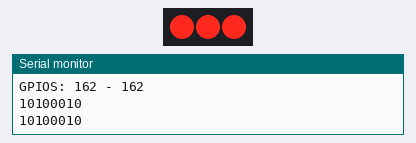
Simulated run of this sketch. Board: Arduino Uno, built with avr-gcc and run on an emulated ATmega328P. Parts: 3 port-expander outputs drawn as a row of LEDs (first output left, lit = HIGH), the last lines printed to the serial monitor. Wiring (inferred from the names in the program): MCP23008 port expander at I2C address 0x20. Wiring (inferred from the signals the program sends): row of LEDs: on Q1, Q5, Q7.

Above: at 3.0 s.
At 4.5 s:
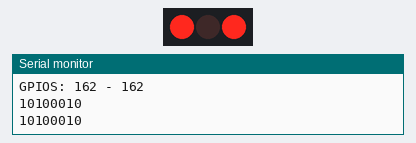
At 5.5 s:
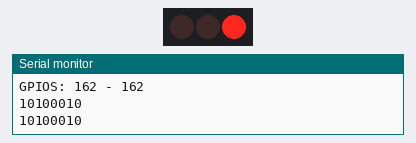
At 7.2 s:
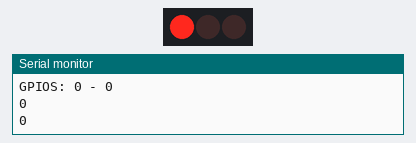
At 7.7 s:
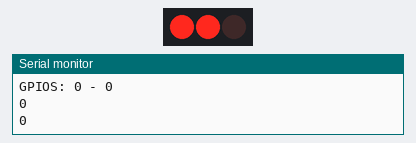
At 10.0 s:
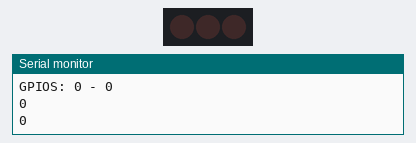
Timing chart, 0 to 12.4 s (numbered marks = the images above):
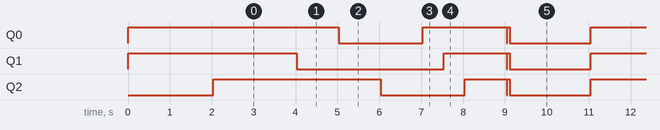

Measured:
- by itself, everything shown: repeats every 9.0 s, in 10 steps

The sketch:

mcp23008.ino
```cpp
#include "mcp23008.h"


char sBuffer[80];

MCP mcp;


void setup() {

  Serial.begin(9600); // The baudrate of Serial monitor is set in 9600
  while (!Serial); // Waiting for Serial Monitor

  mcp.setup(0x20);
  mcp.turnGpioOn(1);
  mcp.turnGpioOn(5);

  showGpios();
  delay(2000);

  mcp.turnGpioOff(5);

  showGpios();

}

void showGpios() {
  Serial.println("\n*************\n");
  sprintf(sBuffer,"\nGPIOS: %d - %d\n", mcp.getGPIOS(), mcp.getRegister(REG_GPIO)) ;
  Serial.print(sBuffer);
  Serial.println(mcp.getGPIOS(),BIN);
  Serial.println(mcp.getRegister(REG_GPIO),BIN);
}

void loop() {

  mcp.turnGpioOn(1);
  mcp.turnGpioOn(5);
  mcp.turnGpioOn(7);
  showGpios();
  delay(2000);
  mcp.turnGpioOff(5);
  delay(1000);
  mcp.turnGpioOff(1);
  delay(1000);
  mcp.turnGpioOff(7);
  showGpios();
  delay(1000);
  mcp.turnGpioOn(1);
  delay(500);
  mcp.turnGpioOn(5);
  delay(500);
  mcp.turnGpioOn(7);
  showGpios();
  delay(1000);
  mcp.turnGpioOff(1);
  mcp.turnGpioOff(5);
  mcp.turnGpioOff(7);
  showGpios();
  delay(2000);
}
```

mcp23008.cpp
```cpp
#include "mcp23008.h"

#include <Wire.h>

/**
 * @brief Starts the MCP23008
 *
 * @param i2c I2C address (0x20 ~ 0x27) - default 0x20
 * @param io  If GPIO_OUTPUT (0), all  GPIO PINS will configured to output
 *            If GPIO_INPUT  (255), all GPIO PINS will configured to input
 *            You also can use a bitmask to configure some pins for input and other pins for output.
 */
void MCP::setup(uint8_t i2c, uint8_t io) {

    Wire.begin(); //creates a Wire object

    this->i2cAddress = i2c;
    this->setRegister(REG_IODIR, io);    // All GPIO pins are configured to input (1)  or output (0)
    this->setGPIOS(0);                   // // Sets all port to 0
}

/**
 * @brief Gets the corrent register information.
 *
 * @param reg  (0x00 ~ 0xA) see MCP23008 registers documentation
 * @return uint8_t current register value
 */
uint8_t MCP::getRegister(uint8_t reg) {
    Wire.beginTransmission(this->i2cAddress);
    Wire.write(reg);
    Wire.endTransmission();
    Wire.requestFrom(this->i2cAddress, 1); // reading 0x0A register
    return Wire.read();
}

/**
 * @brief Sets a value to a given register
 *
 * @param reg   (0x00 ~ 0xA) see MCP23008 registers documentation
 * @param value value (8 bits)
 */
void MCP::setRegister(uint8_t reg, uint8_t value) {
    Wire.beginTransmission(this->i2cAddress);
    Wire.write(reg);
    Wire.write(value);
    Wire.endTransmission(); //ends communication with the device
}

/**
 * @brief Sets a value to the GPIO Register
 *
 * @param value (8 bits)
 */
void MCP::setGPIOS(uint8_t value) {
    this->gpios = value;
    setRegister(REG_GPIO, value);
    Wire.beginTransmission(i2cAddress);
}


/**
 * @brief Turns a given GPIO port on (high level)
 *
 * @param gpio the GPIO/PIN number (0-7)
 */
void MCP::turnGpioOn(uint8_t gpio)
{
    uint8_t b = (1 << gpio);
    // Checks if it is already ON (avoid trafic on I2C)
    if ( (bool)(gpios & b) || gpio > 7 )
        return;
    gpios = gpios | b;
    setGPIOS(gpios);
}

/**
 * @brief Turns a given GPIO port off (low level)
 *
 * @param gpio the GPIO/PIN number (0-7)
 */
void MCP::turnGpioOff(uint8_t gpio)
{
    uint8_t b = (1 << gpio);
    // Checks if it is already OFF
    if ((gpios & b) == 0 || gpio > 7)
        return;
    gpios = gpios ^ b;
    setGPIOS(gpios);
}

/**
 * @brief Turns intenal pull up resistor ON  to  a given GPIO PIN (high level)
 *
 * @param gpio the GPIO/PIN number (0-7)
 */
void MCP::pullUpGpioOn(uint8_t gpio)
{
    // TODO
    uint8_t b = (1 << gpio);
    uint8_t gppu;

    if (gpio > 7)
        return;

    gppu |= 1 << gpio;

    setRegister(REG_GPPU, gppu);
}

/**
 * @brief Turns intenal pull up resistor OFF  to a given GPIO PIN (low level)
 *
 * @param gpio the GPIO/PIN number (0-7)
 */
void MCP::pullUpGpioOff(uint8_t gpio)
{
    // TODO
    uint8_t b = (1 << gpio);
    uint8_t gppu;

    if (gpio > 7)
        return;

    gppu &= ~(1 << gpio);

    setRegister(REG_GPPU, gppu);
}
```

mcp23008.h
```cpp
// (licence header left out)
#include <Arduino.h>

// registers
#define REG_IODIR 0x00   //!< Controls the direction of the data I/O. When  a  bit  is  set,  the  corresponding  pin  becomes  an input.  When  a  bit  is  clear,  the  corresponding  pin becomes an output.
#define REG_IPOL 0x01    //!< The IPOL  register  allows  the  user  to  configure  thepolarity on the corresponding GPIO port bits.
#define REG_GPINTEN 0x02 //!< The GPINTEN register controls the interrupt-on-change feature for each pin.
#define REG_DEFVAL 0x03  //!< The default  comparison  value  is  configured  in  the DEFVAL register.
#define REG_INTCON 0x04  //!< The INTCON register controls how the associated pin value is compared for the interrupt-on-change feature
#define REG_IOCON 0x05   //!< The IOCON register contains several bits for configuring the device
#define REG_GPPU 0x06    //!< The GPPU register controls the pull-up resistors for the port  pins.
#define REG_INTF 0x07    //!< The INTF register reflects the interrupt condition on the port pins of any pin that is enabled for interrupts via the GPINTEN register.
#define REG_INTCAP 0x08  //!< The INTCAP register captures the GPIO port value at the  time  the  interrupt  occurred.
#define REG_GPIO 0x09    //!< The GPIO  register  reflects  the  value  on  the  port.
#define REG_OLAT 0x0A    //!< The OLAT  register  provides  access  to  the  output latches.

#define GPIO_INPUT  0xFF
#define GPIO_OUTPUT 0x00


class MCP {

   protected:

    uint8_t i2cAddress = 0x20; // Default i2c address
    uint8_t gpios = 0; // REG_GPIO shadow register

 public:
    void setup(uint8_t i2c = 0x20, uint8_t io = GPIO_OUTPUT);
    void setGPIOS(uint8_t value);
    uint8_t getRegister(uint8_t reg);
    void setRegister(uint8_t reg, uint8_t value);
    void turnGpioOn(uint8_t gpio);
    void turnGpioOff(uint8_t gpio);
    void pullUpGpioOn(uint8_t gpio);
    void pullUpGpioOff(uint8_t gpio);

    /**
     * @brief Return the current MCP GPIO pin levels
     *
     * @return uint8_t
     */
    inline uint8_t getGPIOS() { return this->gpios; };

};
```
